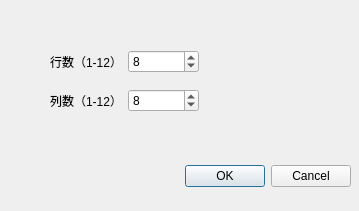
<?xml version="1.0" encoding="UTF-8"?>
<ui version="4.0">
 <class>rowColumnDialog</class>
 <widget class="QDialog" name="rowColumnDialog">
  <property name="geometry">
   <rect>
    <x>0</x>
    <y>0</y>
    <width>359</width>
    <height>211</height>
   </rect>
  </property>
  <property name="windowTitle">
   <string>Dialog</string>
  </property>
  <widget class="QDialogButtonBox" name="buttonBox">
   <property name="geometry">
    <rect>
     <x>10</x>
     <y>160</y>
     <width>341</width>
     <height>32</height>
    </rect>
   </property>
   <property name="orientation">
    <enum>Qt::Horizontal</enum>
   </property>
   <property name="standardButtons">
    <set>QDialogButtonBox::Cancel|QDialogButtonBox::Ok</set>
   </property>
  </widget>
  <widget class="QWidget" name="layoutWidget">
   <property name="geometry">
    <rect>
     <x>50</x>
     <y>50</y>
     <width>149</width>
     <height>62</height>
    </rect>
   </property>
   <layout class="QVBoxLayout" name="verticalLayout">
    <item>
     <layout class="QHBoxLayout" name="horizontalLayout">
      <item>
       <widget class="QLabel" name="label">
        <property name="text">
         <string>行数（1-12）</string>
        </property>
       </widget>
      </item>
      <item>
       <widget class="QSpinBox" name="rowspinBox">
        <property name="minimum">
         <number>1</number>
        </property>
        <property name="maximum">
         <number>12</number>
        </property>
        <property name="value">
         <number>8</number>
        </property>
       </widget>
      </item>
     </layout>
    </item>
    <item>
     <spacer name="verticalSpacer">
      <property name="orientation">
       <enum>Qt::Vertical</enum>
      </property>
      <property name="sizeHint" stdset="0">
       <size>
        <width>20</width>
        <height>500</height>
       </size>
      </property>
     </spacer>
    </item>
    <item>
     <layout class="QHBoxLayout" name="horizontalLayout_2">
      <item>
       <widget class="QLabel" name="label_2">
        <property name="text">
         <string>列数（1-12）</string>
        </property>
       </widget>
      </item>
      <item>
       <widget class="QSpinBox" name="columnspinBox">
        <property name="minimum">
         <number>1</number>
        </property>
        <property name="maximum">
         <number>12</number>
        </property>
        <property name="value">
         <number>8</number>
        </property>
       </widget>
      </item>
     </layout>
    </item>
   </layout>
  </widget>
 </widget>
 <resources/>
 <connections>
  <connection>
   <sender>buttonBox</sender>
   <signal>accepted()</signal>
   <receiver>rowColumnDialog</receiver>
   <slot>accept()</slot>
   <hints>
    <hint type="sourcelabel">
     <x>248</x>
     <y>254</y>
    </hint>
    <hint type="destinationlabel">
     <x>157</x>
     <y>274</y>
    </hint>
   </hints>
  </connection>
  <connection>
   <sender>buttonBox</sender>
   <signal>rejected()</signal>
   <receiver>rowColumnDialog</receiver>
   <slot>reject()</slot>
   <hints>
    <hint type="sourcelabel">
     <x>316</x>
     <y>260</y>
    </hint>
    <hint type="destinationlabel">
     <x>286</x>
     <y>274</y>
    </hint>
   </hints>
  </connection>
 </connections>
</ui>
